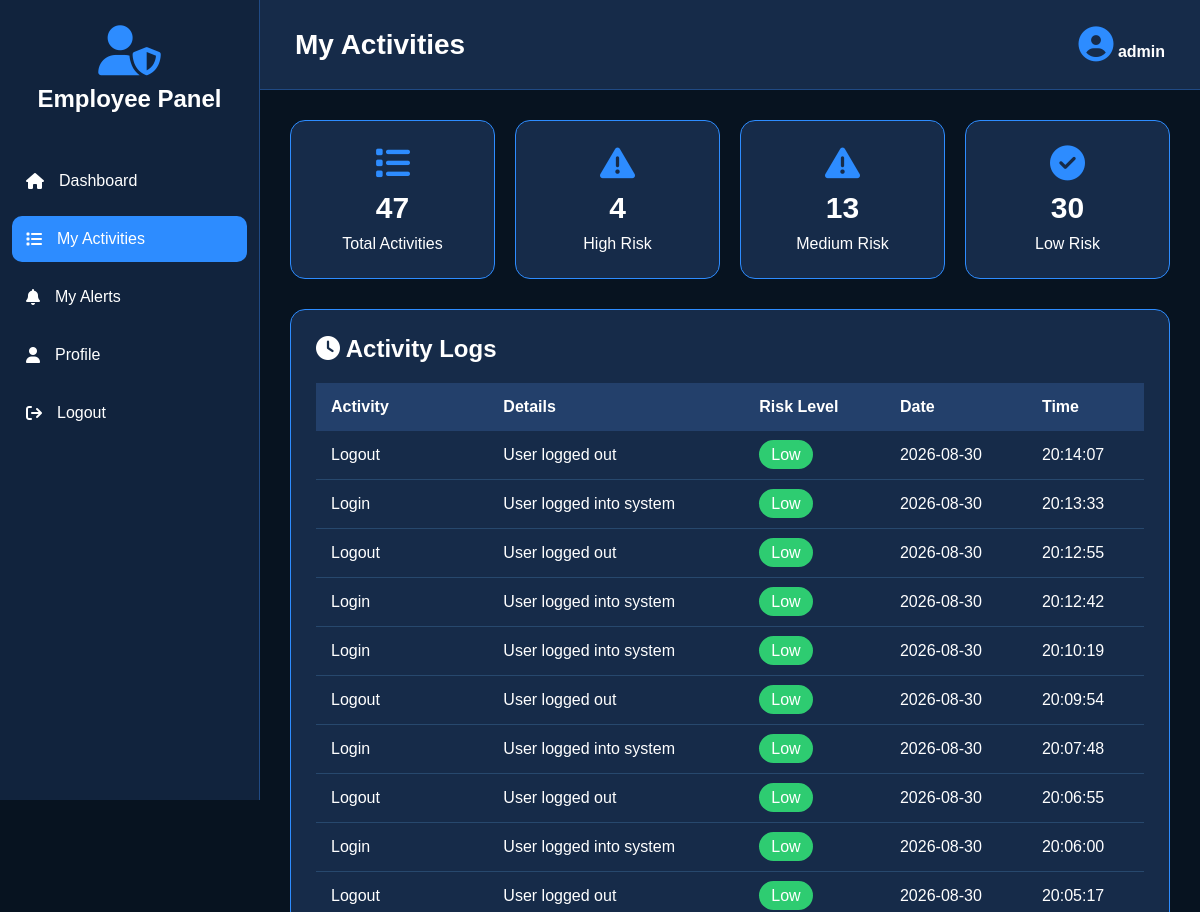
Page /employee_activity (signed in, upper part) on the earlier database version.
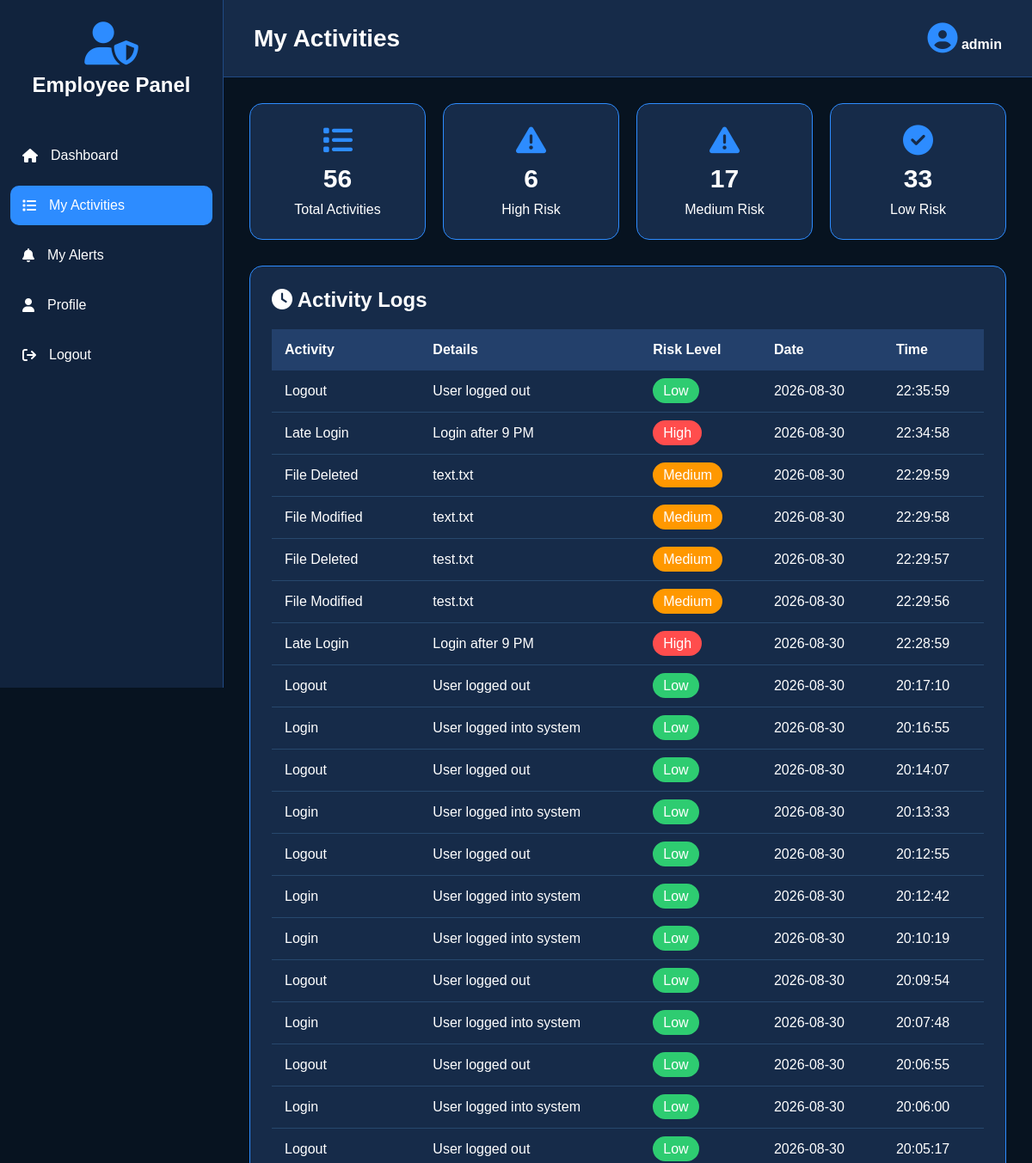
Same page on the later database version.
### tables this page shows
CREATE TABLE activity_logs (
        id INTEGER PRIMARY KEY AUTOINCREMENT,
        username TEXT,
        activity TEXT,
        details TEXT,
        risk_level TEXT,
        date TEXT,
        time TEXT
    );

### app.py (the view)
@app.route("/employee_activity")
def employee_activity():
    if not login_required():
        return redirect("/")
    username = session["username"]
    conn = get_db()
    rows = conn.execute("""
        SELECT * FROM activity_logs
        WHERE username=? ORDER BY id DESC
    """, (username,)).fetchall()
    conn.close()
    return render_template(
        "employee_activity.html",
        username=username,
        activities=rows,
        total=len(rows),
        high=sum(x["risk_level"] == "High" for x in rows),
        medium=sum(x["risk_level"] == "Medium" for x in rows),
        low=sum(x["risk_level"] == "Low" for x in rows)
    )

### app.py (called while the page is built)
def login_required():
    return "username" in session

### database.py (called while the page is built)
def get_db():
    conn = sqlite3.connect(DATABASE)
    conn.row_factory = sqlite3.Row
    return conn

### templates/employee_activity.html (shortened to what this page needs)
<!DOCTYPE html>
<html lang="en">
<head>
<link rel="stylesheet"
href="https://cdnjs.cloudflare.com/ajax/libs/font-awesome/6.5.2/css/all.min.css">
</head>
<body>
<div class="sidebar">
<div class="logo">
<i class="fa-solid fa-user-shield"></i>
<h2>Employee Panel</h2>
</div>
<ul>
<li>
<a href="/employee_dashboard">
<i class="fa fa-home"></i>
<span>Dashboard</span>
</a>
</li>
<li>
<a href="/employee_activity" class="active">
<i class="fa fa-list"></i>
<span>My Activities</span>
</a>
</li>
<li>
<a href="/employee_alerts">
<i class="fa fa-bell"></i>
<span>My Alerts</span>
</a>
</li>
<li>
<a href="/employee_profile">
<i class="fa fa-user"></i>
<span>Profile</span>
</a>
</li>
<li>
<a href="/logout">
<i class="fa fa-sign-out"></i>
<span>Logout</span>
</a>
</li>
</ul>
</div>
<div class="main">
<div class="header">
<h1>
My Activities
</h1>
<div class="profile">
<i class="fa fa-circle-user"></i>
<b>{{username}}</b>
</div>
</div>
<div class="content">
<div class="cards">
<div class="card">
<i class="fa fa-list"></i>
<h2>{{total}}</h2>
<p>Total Activities</p>
</div>
<div class="card">
<i class="fa fa-triangle-exclamation"></i>
<h2>{{high}}</h2>
<p>High Risk</p>
</div>
<div class="card">
<i class="fa fa-warning"></i>
<h2>{{medium}}</h2>
<p>Medium Risk</p>
</div>
<div class="card">
<i class="fa fa-check-circle"></i>
<h2>{{low}}</h2>
<p>Low Risk</p>
</div>
</div>
<div class="box">
<h2 style="margin-bottom:20px;">
<i class="fa fa-clock"></i>
Activity Logs
</h2>
<div style="overflow-x:auto;">
<table>
<tr>
<th>Activity</th>
<th>Details</th>
<th>Risk Level</th>
<th>Date</th>
<th>Time</th>
</tr>
{% for activity in activities %}
<tr>
<td>{{activity.activity}}</td>
<td>{{activity.details}}</td>
<td>
{% if activity.risk_level=="High" %}
<span class="risk-high">
High
</span>
{% elif activity.risk_level=="Medium" %}
<span class="risk-medium">
Medium
</span>
{% else %}
<span class="risk-low">
Low
</span>
{% endif %}
</td>
<td>{{activity.date}}</td>
<td>{{activity.time}}</td>
</tr>
{% endfor %}
</table>
</div>
</div>
</div>
</div>
</body>
</html>

Differences in the rows shown:
added activity_logs: activity "Logout", details "User logged out", risk_level "Low", date "2026-08-30", time "22:35:59"
added activity_logs: activity "Late Login", details "Login after 9 PM", risk_level "High", date "2026-08-30", time "22:34:58"
added activity_logs: activity "File Deleted", details "text.txt", risk_level "Medium", date "2026-08-30", time "22:29:59"
added activity_logs: activity "File Modified", details "text.txt", risk_level "Medium", date "2026-08-30", time "22:29:58"
added activity_logs: activity "File Deleted", details "test.txt", risk_level "Medium", date "2026-08-30", time "22:29:57"
added activity_logs: activity "File Modified", details "test.txt", risk_level "Medium", date "2026-08-30", time "22:29:56"
added activity_logs: activity "Late Login", details "Login after 9 PM", risk_level "High", date "2026-08-30", time "22:28:59"
added activity_logs: activity "Logout", details "User logged out", risk_level "Low", date "2026-08-30", time "20:17:10"
added activity_logs: activity "Login", details "User logged into system", risk_level "Low", date "2026-08-30", time "20:16:55"
Other differences:
{{ total }}: "47" → "56"
{{ high }}: "4" → "6"
{{ medium }}: "13" → "17"
{{ low }}: "30" → "33"
